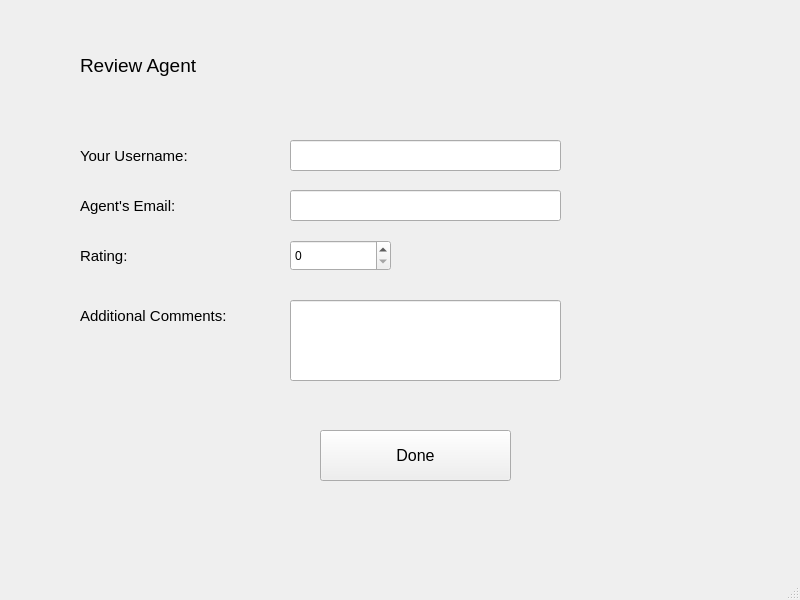
<?xml version="1.0" encoding="UTF-8"?>
<ui version="4.0">
 <class>UserReviewWindow</class>
 <widget class="QMainWindow" name="UserReviewWindow">
  <property name="geometry">
   <rect>
    <x>0</x>
    <y>0</y>
    <width>800</width>
    <height>600</height>
   </rect>
  </property>
  <property name="windowTitle">
   <string>MainWindow</string>
  </property>
  <widget class="QWidget" name="centralwidget">
   <widget class="QLabel" name="label">
    <property name="geometry">
     <rect>
      <x>80</x>
      <y>30</y>
      <width>201</width>
      <height>71</height>
     </rect>
    </property>
    <property name="font">
     <font>
      <pointsize>14</pointsize>
     </font>
    </property>
    <property name="text">
     <string>Review Agent</string>
    </property>
   </widget>
   <widget class="QLabel" name="label_2">
    <property name="geometry">
     <rect>
      <x>80</x>
      <y>140</y>
      <width>141</width>
      <height>31</height>
     </rect>
    </property>
    <property name="font">
     <font>
      <pointsize>11</pointsize>
     </font>
    </property>
    <property name="text">
     <string>Your Username:</string>
    </property>
   </widget>
   <widget class="QLabel" name="label_3">
    <property name="geometry">
     <rect>
      <x>80</x>
      <y>190</y>
      <width>141</width>
      <height>31</height>
     </rect>
    </property>
    <property name="font">
     <font>
      <pointsize>11</pointsize>
     </font>
    </property>
    <property name="text">
     <string>Agent's Email:</string>
    </property>
   </widget>
   <widget class="QSpinBox" name="RatingBox">
    <property name="geometry">
     <rect>
      <x>290</x>
      <y>240</y>
      <width>101</width>
      <height>31</height>
     </rect>
    </property>
   </widget>
   <widget class="QLabel" name="label_4">
    <property name="geometry">
     <rect>
      <x>80</x>
      <y>240</y>
      <width>141</width>
      <height>31</height>
     </rect>
    </property>
    <property name="font">
     <font>
      <pointsize>11</pointsize>
     </font>
    </property>
    <property name="text">
     <string>Rating:</string>
    </property>
   </widget>
   <widget class="QLabel" name="label_5">
    <property name="geometry">
     <rect>
      <x>80</x>
      <y>300</y>
      <width>311</width>
      <height>31</height>
     </rect>
    </property>
    <property name="font">
     <font>
      <pointsize>11</pointsize>
     </font>
    </property>
    <property name="text">
     <string>Additional Comments:</string>
    </property>
   </widget>
   <widget class="QLineEdit" name="UsernameLine">
    <property name="geometry">
     <rect>
      <x>290</x>
      <y>140</y>
      <width>271</width>
      <height>31</height>
     </rect>
    </property>
   </widget>
   <widget class="QLineEdit" name="AgentLine">
    <property name="geometry">
     <rect>
      <x>290</x>
      <y>190</y>
      <width>271</width>
      <height>31</height>
     </rect>
    </property>
   </widget>
   <widget class="QLineEdit" name="CommentsLine">
    <property name="geometry">
     <rect>
      <x>290</x>
      <y>300</y>
      <width>271</width>
      <height>81</height>
     </rect>
    </property>
   </widget>
   <widget class="QPushButton" name="DoneButton">
    <property name="geometry">
     <rect>
      <x>320</x>
      <y>430</y>
      <width>191</width>
      <height>51</height>
     </rect>
    </property>
    <property name="font">
     <font>
      <pointsize>12</pointsize>
     </font>
    </property>
    <property name="text">
     <string>Done</string>
    </property>
   </widget>
   <widget class="QLabel" name="ErrorLabel">
    <property name="geometry">
     <rect>
      <x>580</x>
      <y>190</y>
      <width>201</width>
      <height>41</height>
     </rect>
    </property>
    <property name="text">
     <string/>
    </property>
   </widget>
  </widget>
  <widget class="QMenuBar" name="menubar">
   <property name="geometry">
    <rect>
     <x>0</x>
     <y>0</y>
     <width>800</width>
     <height>26</height>
    </rect>
   </property>
  </widget>
  <widget class="QStatusBar" name="statusbar"/>
 </widget>
 <resources/>
 <connections/>
</ui>
